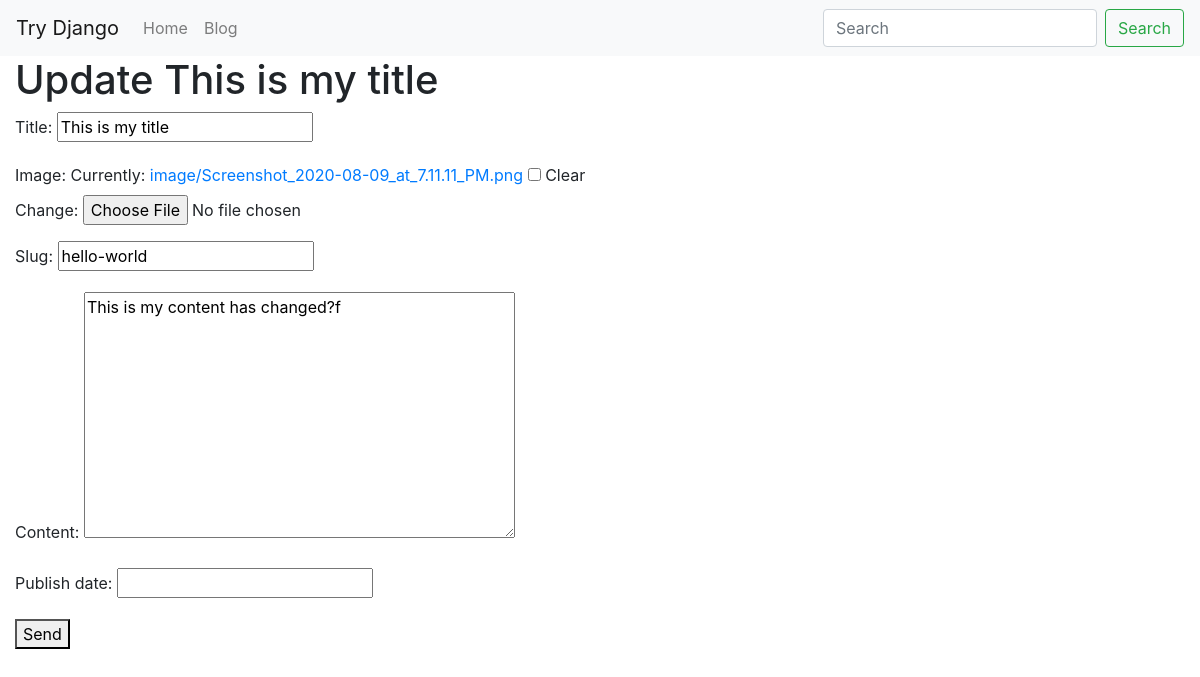
/blog/hello-world/edit/ (signed in), run on an earlier commit of the app's database.
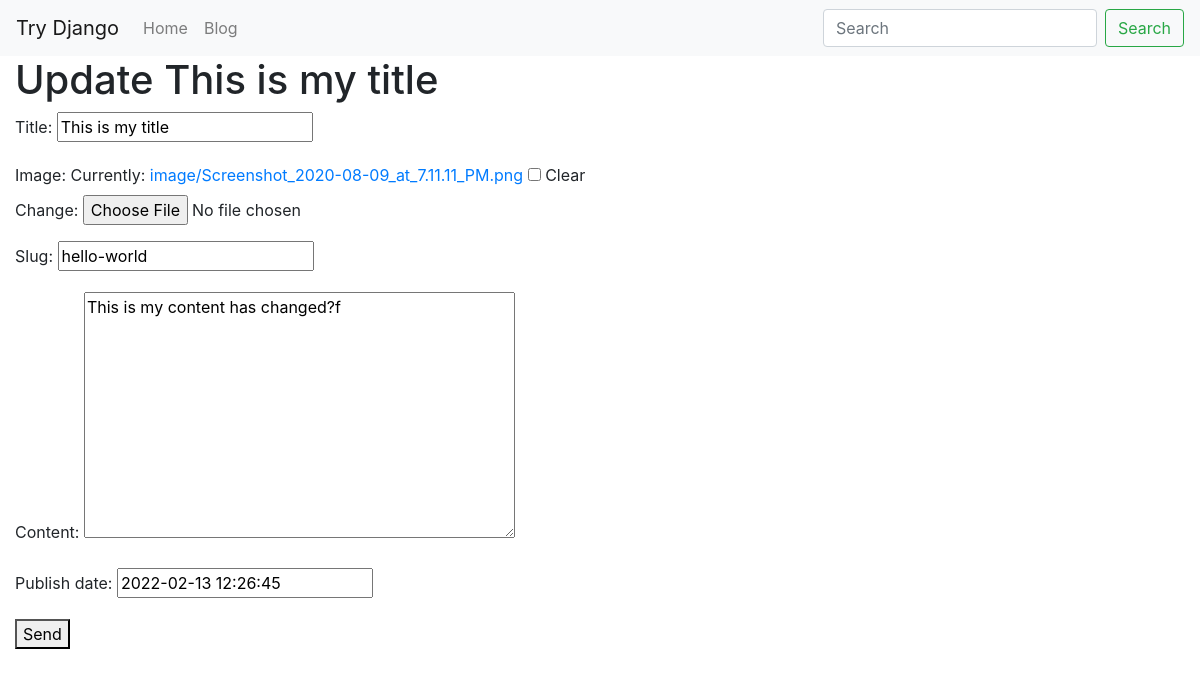
And on a later commit of the database.
### blog/models.py (models this page shows, shortened)
class BlogPost(models.Model):
    user = models.ForeignKey(User, default=1, null=True, on_delete=models.SET_NULL)
    image = models.ImageField(upload_to='image/', blank=True, null=True)
    title = models.CharField(max_length=120)
    content = models.TextField(null=True, blank=True)
    slug = models.SlugField(unique=True)
    publish_date = models.DateTimeField(auto_now=False, auto_now_add=False, null=True, blank=True)
    timestamp = models.DateTimeField(auto_now_add=True)
    updated = models.DateTimeField(auto_now=True)
    objects = BlogPostManager()
    class Meta:
        ordering = ['-publish_date', '-updated', '-timestamp']

### blog/views.py (the view)
# urls.py: path('<str:slug>/edit/', blog_post_update_view),
@staff_member_required
def blog_post_update_view(request, slug):
    obj = get_object_or_404(BlogPost, slug=slug)
    form = BlogPostModelForm(request.POST or None, instance=obj)
    if form.is_valid():
        form.save()
    template_name = 'form.html'
    context = {
        "title": f"Update {obj.title}",
        "form": form
    }
    return render(request, template_name, context)

### blog/forms.py (shortened to what this page needs)
class BlogPostModelForm(forms.ModelForm):
    class Meta:
        model = BlogPost
        fields = ['title', 'image', 'slug', 'content', 'publish_date']

### templates/form.html
{% extends "base.html" %}
{% block content %}
{% if title %}
    <h1>{{ title }}</h1>
{% endif %}
<form method="post" action="." enctype="multipart/form-data"> {% csrf_token %}
    {{ form.as_p }}
    <button typr="submit">Send</button>
</form>
{% endblock %}

### templates/base.html (shortened to what this page needs)
<!doctype html>
<html lang="en">
  <head>
    <link rel="stylesheet" href="https://stackpath.bootstrapcdn.com/bootstrap/4.5.2/css/bootstrap.min.css">
  </head>
  <body>
    {% include 'navbar.html' %}
  	<div class="container-fluid">
  		{% block content %}
    {% endblock %}
	</div>
  </body>
</html>

### templates/navbar.html (shortened to what this page needs)
<nav class="navbar navbar-expand-lg navbar-light bg-light">
  <a class="navbar-brand" href="/">Try Django</a>
  <div class="collapse navbar-collapse" id="navbarSupportedContent">
    <ul class="navbar-nav mr-auto">
      <li class="nav-item">
        <a class="nav-link" href="/">Home</span></a>
      </li>
      <li class="nav-item">
        <a class="nav-link" href="/blog">Blog</a>
      </li>
    </ul>
    <form class="form-inline my-2 my-lg-0" action="/search/">
      <input class="form-control mr-sm-2" name="q" type="search" placeholder="Search" aria-label="Search">
      <button class="btn btn-outline-success my-2 my-sm-0" type="submit">Search</button>
    </form>
  </div>
</nav>

What changed in the data, as far as the page shows it:
changed BlogPost "This is my title": publish_date (not shown) → "2022-02-13 12:26:45"
